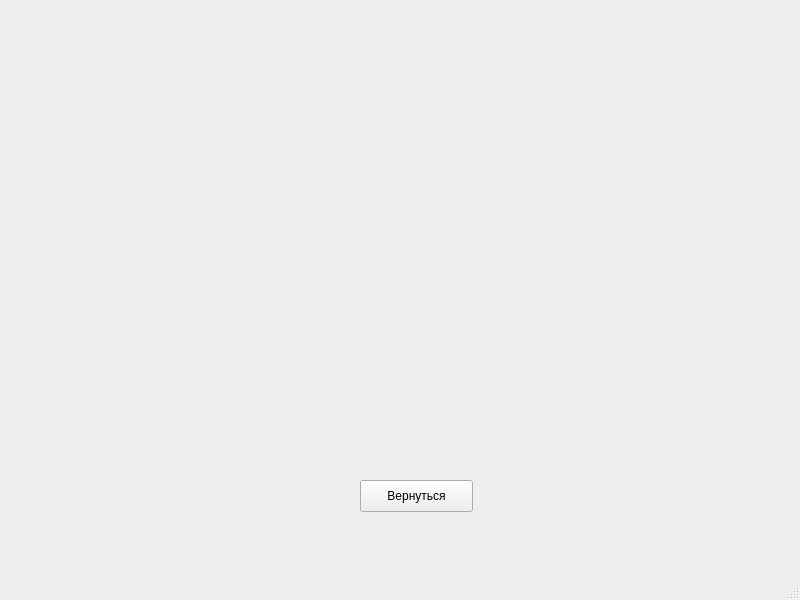
<?xml version="1.0" encoding="UTF-8"?>
<ui version="4.0">
 <class>AdminWin</class>
 <widget class="QMainWindow" name="AdminWin">
  <property name="geometry">
   <rect>
    <x>0</x>
    <y>0</y>
    <width>800</width>
    <height>600</height>
   </rect>
  </property>
  <property name="windowTitle">
   <string>Страница Админа</string>
  </property>
  <widget class="QWidget" name="centralwidget">
   <widget class="QPushButton" name="return_btn">
    <property name="geometry">
     <rect>
      <x>360</x>
      <y>480</y>
      <width>113</width>
      <height>32</height>
     </rect>
    </property>
    <property name="text">
     <string>Вернуться</string>
    </property>
   </widget>
  </widget>
  <widget class="QMenuBar" name="menubar">
   <property name="geometry">
    <rect>
     <x>0</x>
     <y>0</y>
     <width>800</width>
     <height>24</height>
    </rect>
   </property>
  </widget>
  <widget class="QStatusBar" name="statusbar"/>
 </widget>
 <resources/>
 <connections/>
</ui>
